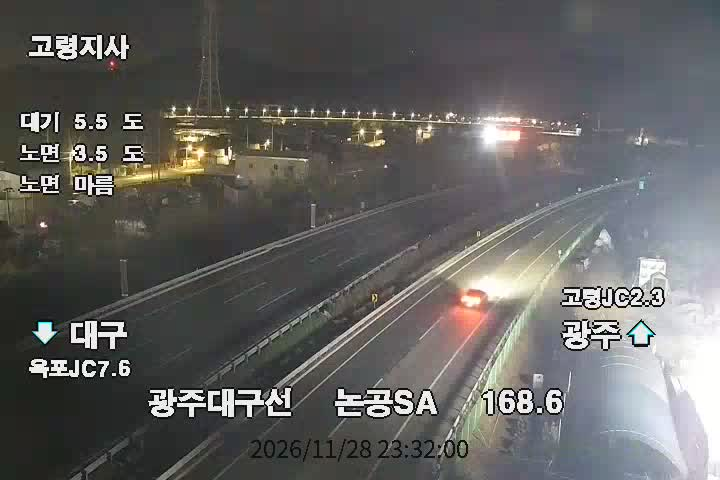
#> input picture data/cctv00003534.jpg, 720 x 480 px
$ python -i ocr.py   (imports and definitions only)
#> lines starting #> are read from the running program, lines starting #| are printed output that depends on the picture; after the words box and inside, x2 and y2 are one past the last pixel; in counts of white or black regions, pixels touching at a corner belong together
#!/usr/bin/env python3
"""로드플러스 CCTV 사진 왼쪽 위의 '대기 / 노면' 글자를 읽어 data/cctv.json 으로 저장."""
import json, os, re, subprocess, sys, tempfile, time, urllib.error, urllib.request, datetime
from collections import Counter
from PIL import Image, ImageOps

# 이름은 웹앱(worker.js)의 지점 이름과 똑같이 써야 합니다.
CAMS = [
    # img_id: 사진 주소 가운데의 카메라별 고정 값 (API가 안 열릴 때 직접 주소를 만드는 데 사용)
    {"name": "논공휴게소", "cctv": "cctv00003534", "img_id": "n6pQWvRdaX5tJPupDGM1m3AqrHy2_iGo8RYil2IfesM"},
    {"name": "거창휴게소", "cctv": "cctv00005776", "img_id": "aFoZkD6yCUDcOqjZrvVzBL0vFko_5i_inMhrxlgYD3Y"},
    {"name": "함양IC", "cctv": "cctv00005750", "img_id": "xXYxoYM_dxqPriv_e9UdQggHDPw9aKmPJi7xjOiSvdI"},
]
API = "https://www.roadplus.co.kr/api/main/selectCctvInfoAjax?cctvId={id}&driveDrctCd={d}"
UA = {"User-Agent": "Mozilla/5.0 (Windows NT 10.0; Win64; x64) AppleWebKit/537.36 Chrome/120 Safari/537.36",
      "Referer": "https://www.roadplus.co.kr/"}
# 글자가 있는 영역(사진 크기 대비 비율): 왼쪽 위
BOX = (0.0, 0.20, 0.30, 0.50)
THRESHOLDS = (190, 210, 230)


DEADLINE = time.time() + 90  # 전체 접속 시간 상한(초). 넘으면 더 기다리지 않고 포기


# [108 lines left out: functions get, find_image, _val, guess_image, _cands, parse and 1 more, not called in this run]


def _prep(im, box, th, target=400):
    w, h = im.size
    c = im.crop((int(w * box[0]), int(h * box[1]), int(w * box[2]), int(h * box[3])))
    sc = max(3, round(target / max(1, c.height)))
    c = c.resize((c.width * sc, c.height * sc), Image.LANCZOS)
    return ImageOps.invert(c.point(lambda p: 255 if p > th else 0))


def _find_lines(im):
    """왼쪽 위 글자 영역에서 '대기' 줄과 '노면' 줄의 세로 위치(사진 비율)를 찾는다."""
    w, h = im.size
    box = (0.0, 0.16, 0.20, 0.50)
    found = {}
    for th in (190, 170, 210):
        img = _prep(im, box, th, 500)
        with tempfile.NamedTemporaryFile(suffix=".png") as f:
            img.save(f.name)
            tsv = subprocess.run(["tesseract", f.name, "-", "-l", "kor", "--psm", "6", "tsv"],
                                 capture_output=True, text=True).stdout
        lines = {}
        for row in tsv.splitlines()[1:]:
            c = row.split("\t")
            if len(c) < 12 or c[0] != "5" or not c[11].strip():
                continue
            key = (c[2], c[3], c[4])
            top, hh = int(c[7]), int(c[9])
            L = lines.setdefault(key, {"t": top, "b": top + hh, "txt": ""})
            L["t"], L["b"] = min(L["t"], top), max(L["b"], top + hh)
            L["txt"] += c[11] + " "
        ordered = sorted(lines.values(), key=lambda x: x["t"])
        for L in ordered:
            y0 = box[1] + L["t"] / img.height * (box[3] - box[1])
            y1 = box[1] + L["b"] / img.height * (box[3] - box[1])
            if "air" not in found and re.search(r"대|기", L["txt"]):
                found["air"] = (y0, y1)
            elif "road" not in found and re.search(r"노|면", L["txt"]) and re.search(r"\d", L["txt"]):
                found["road"] = (y0, y1)
        if "air" in found and "road" in found:
            break
    return found


NUM_X = (0.083, 0.150)
FALLBACK = {"air": (0.226, 0.282), "road": (0.288, 0.346)}


# [28 lines left out: function _read_number, not called in this run]


STATES = ("마름", "젖음", "습윤", "습기", "결빙", "적설", "슬러시", "서리", "눈")


# [15 lines left out: function _read_state, not called in this run]


def ocr(path):
#> called with path = 'data/cctv00003534.jpg'
    im = Image.open(path).convert("L")
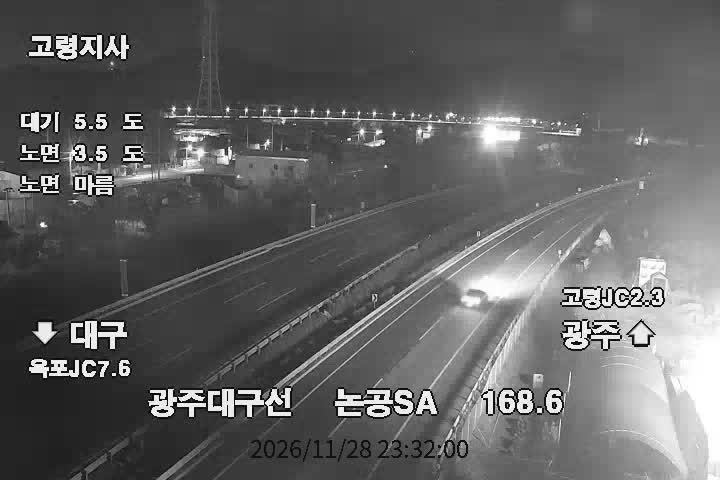
#> im: PIL image 720x480 L; min 0, max 255, mean 98.8
    lines = _find_lines(im)
#> the loop in _find_lines, `for th in (190, 170, 210):` made 1 pass
#> pass 1, in _prep, `c = im.crop((int(w * box[0]), int(h * box[1]), int(w * box[2]), int(h ..`:
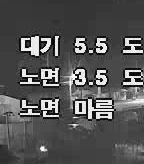
#> c: PIL image 144x164 L; min 0, max 255, mean 83.8
#> pass 1, in _prep, `c = c.resize((c.width * sc, c.height * sc), Image.LANCZOS)`:
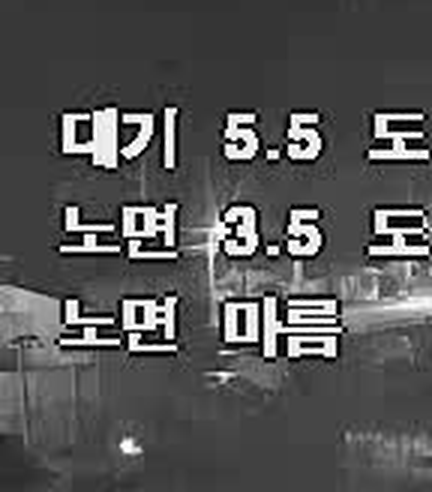
#> c: PIL image 432x492 L; min 0, max 255, mean 83.8
#> pass 1, in _find_lines, `img = _prep(im, box, th, 500)`:
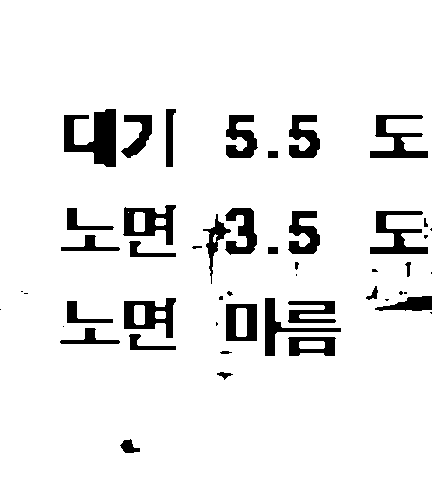
#> img: PIL image 432x492 L; 91.9% white; 49 black regions (16 under 20 px), largest, box (x1, y1, x2, y2) and area: (64, 109, 116, 167) 1801, (370, 115, 428, 158) 1055, (370, 211, 428, 254) 1054
#> after the loop in _find_lines, `for th in (190, 170, 210):`: found = 0 items
    ya = lines.get("air") or FALLBACK["air"]
    yr = lines.get("road") or FALLBACK["road"]
    air, na, ta, topa = _read_number(im, ya)
    road, nr, tr, topr = _read_number(im, yr)
    info = [f"size={im.size}", f"lines={lines}", f"air {na}/{ta} [{topa}]", f"road {nr}/{tr} [{topr}]"]
    # 같은 값으로 읽힌 비율이 낮으면(자신 없음) 값을 쓰지 않는다
    ok_a = air is not None and na >= 0.3 * ta and ta >= 5
    ok_r = road is not None and nr >= 0.3 * tr and tr >= 5
    if not ok_r:
        info.append("노면 신뢰도 낮음 → 값 사용 안 함")
        return None, info
    if not ok_a:
        info.append("대기 신뢰도 낮음 → 대기는 기상청 값 사용, 노면만 사용")
        air = None
    return {"air": air, "road": road, "state": _read_state(im, yr), "votes": f"{na}/{ta},{nr}/{tr}"}, info


# [38 lines left out: functions work, main, not called in this run]


# [2 lines not run here, left out]

#> (the run stopped early here; a loop or call above may not have finished)
